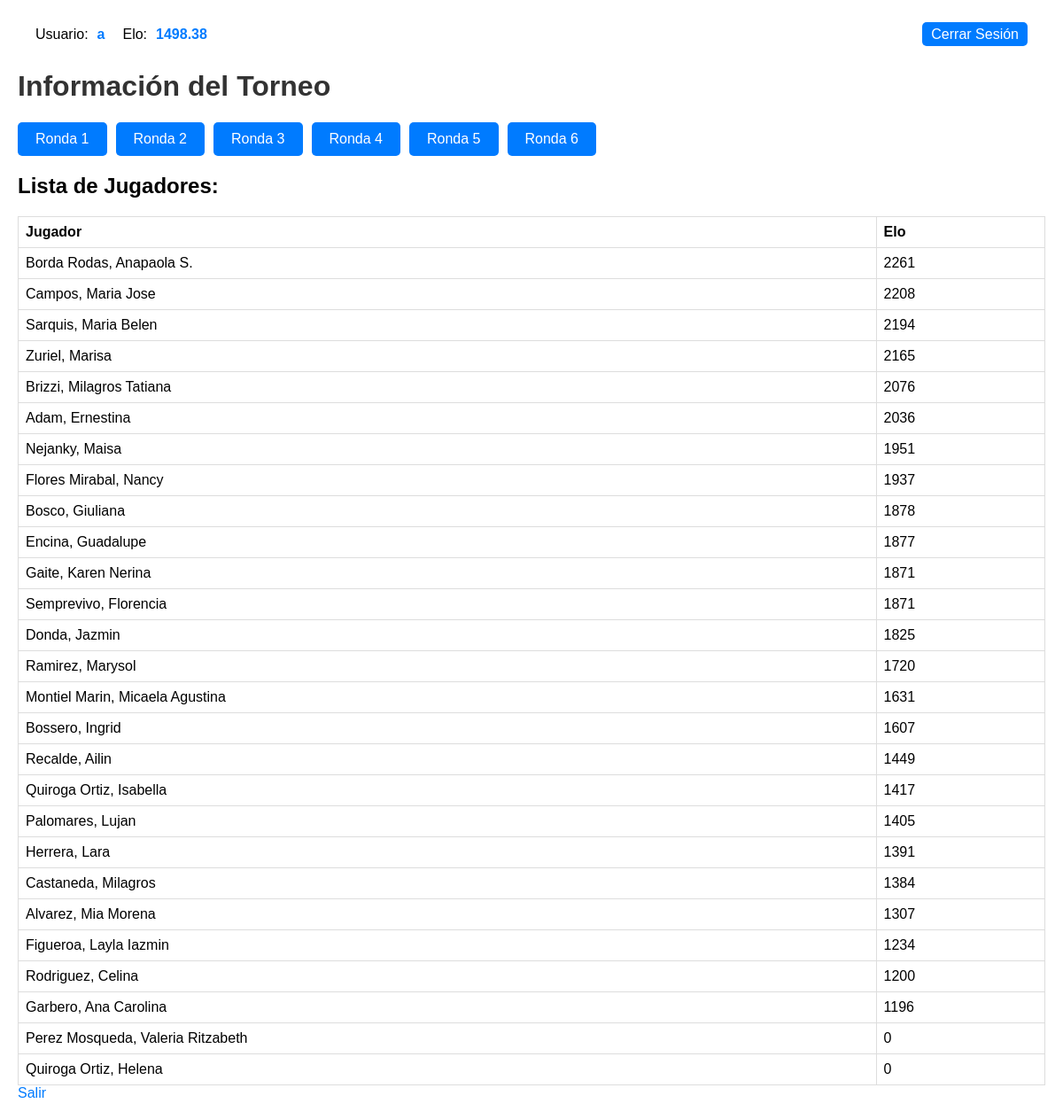
/torneo.php?id=2 (signed in), run on the app's committed database.
### tables this page shows
CREATE TABLE `users` (
  `id` int(11) NOT NULL,
  `username` varchar(15) NOT NULL,
  `email` varchar(30) NOT NULL,
  `contrasena` varchar(32) NOT NULL,
  `elo` varchar(11) NOT NULL,
  `rol` varchar(10) NOT NULL,
  `K` int(11) NOT NULL
);

CREATE TABLE `jugadorestorneo` (
  `id` int(11) NOT NULL,
  `nombreJugador` varchar(50) NOT NULL,
  `id_torneo` varchar(5) NOT NULL,
  `posicionFinal` varchar(5) NOT NULL,
  `puntos` varchar(5) NOT NULL
);

CREATE TABLE `jugadores` (
  `id` int(11) NOT NULL,
  `nombre` varchar(50) NOT NULL,
  `elo` int(11) NOT NULL
);

### torneo.php (the view, shortened to what this page needs)
<?php
include('db.php');
$sql5 = "SELECT * FROM users Where username='$_SESSION[username]'";
$result5 = $conn->query($sql5);
$row5 = $result5->fetch_assoc();
?>
<!DOCTYPE html>
<html>
<head>
</head>
<body>
<div class="header-container">
    <div class="user-info">
        <span class="user-label">Usuario:</span>
        <a class="user-link" href="perfil.php"><?=$_SESSION['username']?></a>
        <span class="elo-label">Elo:</span>
        <span class="elo"><?=$row5['elo']?></span>
    </div>
    <div class="logout-link">
        <a class="logout-button" href="./logout.php">Cerrar Sesión</a>
    </div>
</div>
    <h1>Información del Torneo</h1>
    <?php
            if (isset($_GET['id'])) {
                $id = $_GET['id'];
                $query2 = "SELECT nombre FROM torneos WHERE id = '$id'";
                $result2 = $conn->query($query2);
                $row2 = $result2->fetch_assoc();
                if ($row2 !== null && isset($row2['nombre'])) {
                    $nombre = $row2['nombre'];
                } else {
                    $nombre = "";
                }
                $query = "SELECT rondas FROM torneos WHERE id = '$id'";
                $result = $conn->query($query);
                $row = $result->fetch_assoc();
                if ($row !== null && isset($row['rondas'])) {
                    $totalRondas = $row['rondas'];
                } else {
                    $totalRondas = 9;
                }
    for ($i = 1; $i <= $totalRondas; $i++) {
        $query3 = "SELECT n°Ronda FROM rondas WHERE nombreTorneo = '$nombre' AND n°Ronda = $i LIMIT 1 ";
        $result3 = $conn->query($query3);
        $row3 = $result3->fetch_assoc();
        if ($row3 !== null && isset($row3['n°Ronda'])) {
            echo "<a class='btn' href='./ronda.php?id_torneo=$id&ronda=$i'>Ronda $i  </a>";
        } else {
        }
    }
        echo "<h2>Lista de Jugadores:</h2>";
        echo "<ul>";
        $query = "SELECT jt.*, j.Elo
          FROM jugadorestorneo jt
          INNER JOIN jugadores j ON jt.nombreJugador = j.nombre
          WHERE jt.id_torneo = $id
          ORDER BY j.Elo DESC";
        $result = $conn->query($query);?>
<table>
    <thead>
        <tr>
            <th>Jugador</th>
            <th>Elo</th>
        </tr>
    </thead>
    <tbody>
        <?php
        if ($result->num_rows > 0) {
            while ($row = $result->fetch_assoc()) {
                echo "<tr>";
                echo "<td>" . $row['nombreJugador'] . "</td>";
                echo "<td>" . $row['Elo'] . "</td>";
                echo "</tr>";
            }
        }
        ?>
    </tbody>
</table>
<?php } ?>
    		<a href="./chessbet.php">Salir</a>
</body>
</html>

### torneo.php (style rules this page uses)
body { font-family: Arial, sans-serif; margin: 20px; }
h1 { color: #333; }
.btn { display: inline-block; padding: 10px 20px; background-color: #007BFF; color: #fff; text-decoration: none; border-radius: 5px; margin-right: 10px; }
h2 { margin-top: 20px; }
table { border-collapse: collapse; width: 100%; margin-top: 20px; }
th, td { padding: 8px; border: 1px solid #ddd; text-align: left; }
ul { list-style-type: none; padding: 0; }
a { text-decoration: none; color: #007BFF; }
.header-container { display: flex; justify-content: space-between; align-items: center; padding: 10px 20px; }
.user-info { display: flex; align-items: center; }
.user-label, .elo-label { margin-right: 10px; }
.user-link, .elo { color: #007BFF; text-decoration: none; font-weight: bold; margin-right: 20px; }
.logout-button { background-color: #007BFF; color: #fff; padding: 5px 10px; border: none; border-radius: 5px; text-decoration: none; }

### data on the page
users: elo "1498.38"
jugadorestorneo: nombreJugador "Borda Rodas, Anapaola S.", jugadores.elo "2261"
jugadorestorneo: nombreJugador "Campos, Maria Jose", jugadores.elo "2208"
jugadorestorneo: nombreJugador "Sarquis, Maria Belen", jugadores.elo "2194"
jugadorestorneo: nombreJugador "Zuriel, Marisa", jugadores.elo "2165"
jugadorestorneo: nombreJugador "Brizzi, Milagros Tatiana", jugadores.elo "2076"
jugadorestorneo: nombreJugador "Adam, Ernestina", jugadores.elo "2036"
jugadorestorneo: nombreJugador "Nejanky, Maisa", jugadores.elo "1951"
jugadorestorneo: nombreJugador "Flores Mirabal, Nancy", jugadores.elo "1937"
jugadorestorneo: nombreJugador "Bosco, Giuliana", jugadores.elo "1878"
jugadorestorneo: nombreJugador "Encina, Guadalupe", jugadores.elo "1877"
jugadorestorneo: nombreJugador "Gaite, Karen Nerina", jugadores.elo "1871"
jugadorestorneo: nombreJugador "Semprevivo, Florencia", jugadores.elo "1871"
jugadorestorneo: nombreJugador "Donda, Jazmin", jugadores.elo "1825"
jugadorestorneo: nombreJugador "Ramirez, Marysol", jugadores.elo "1720"
jugadorestorneo: nombreJugador "Montiel Marin, Micaela Agustina", jugadores.elo "1631"
jugadorestorneo: nombreJugador "Bossero, Ingrid", jugadores.elo "1607"
jugadorestorneo: nombreJugador "Recalde, Ailin", jugadores.elo "1449"
jugadorestorneo: nombreJugador "Quiroga Ortiz, Isabella", jugadores.elo "1417"
jugadorestorneo: nombreJugador "Palomares, Lujan", jugadores.elo "1405"
jugadorestorneo: nombreJugador "Herrera, Lara", jugadores.elo "1391"
jugadorestorneo: nombreJugador "Castaneda, Milagros", jugadores.elo "1384"
jugadorestorneo: nombreJugador "Alvarez, Mia Morena", jugadores.elo "1307"
jugadorestorneo: nombreJugador "Figueroa, Layla Iazmin", jugadores.elo "1234"
jugadorestorneo: nombreJugador "Rodriguez, Celina", jugadores.elo "1200"
jugadorestorneo: nombreJugador "Garbero, Ana Carolina", jugadores.elo "1196"
jugadorestorneo: nombreJugador "Perez Mosqueda, Valeria Ritzabeth", jugadores.elo "0"
jugadorestorneo: nombreJugador "Quiroga Ortiz, Helena", jugadores.elo "0"

### other printed values
$_SESSION['username'] "a"
